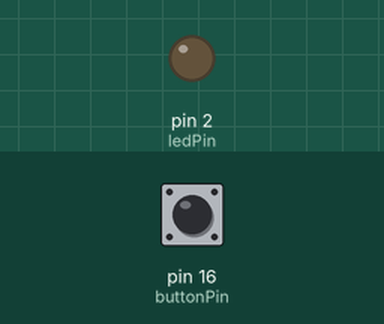
Simulated run of this sketch. Board: Arduino Uno, built with avr-gcc and run on an emulated ATmega328P. Shown: output pins drawn as LEDs (lit = HIGH). The inputs (shaded band) are chosen by the test bench; at power-on: pin 16 (buttonPin) LOW.

Above: at 1.2 s.
1.3 s: pin 16 (buttonPin) pulsed HIGH 2 times (0.12 s each, 0.3 s apart)
At 2.8 s:
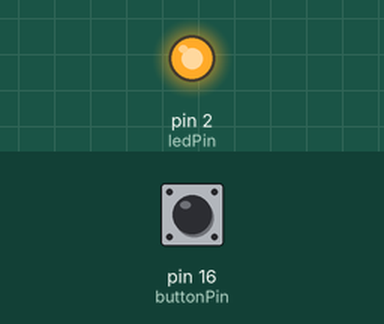
Timing chart, 0 to 4.3 s (numbered marks = the images above; inputs shaded):
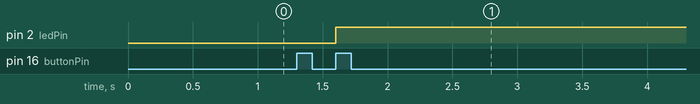

The sketch:

smart_light_pulsador.ino
```cpp
//Mediante pulsador regulamos la luz con modos de intensidad

const int buttonPin = 16; // Pin del pulsador
const int ledPin = 2;    // Pin del LED

int buttonState = 0;     // Estado actual del pulsador
int intensity = 0;       // Nivel de intensidad del LED (0-255)

void setup() {
  pinMode(buttonPin, INPUT);
  pinMode(ledPin, OUTPUT);
}

void loop() {
  buttonState = digitalRead(buttonPin);

  if (buttonState == HIGH) {
    // Incrementa la intensidad del LED
    intensity += 64; // 255/4 = 64 (4 niveles de intensidad)

    if (intensity > 256) {
      intensity = 0; // Vuelve al nivel de intensidad 0 si supera 255
    }

    analogWrite(ledPin, intensity);

    // Espera a que se suelte el botón antes de cambiar de intensidad nuevamente
    while (digitalRead(buttonPin) == HIGH) {
      delay(10);
    }
  }
}
```

Measured:
- after the input at 1.3 s, pin 2 (ledPin): LOW → HIGH after 0.30 s
